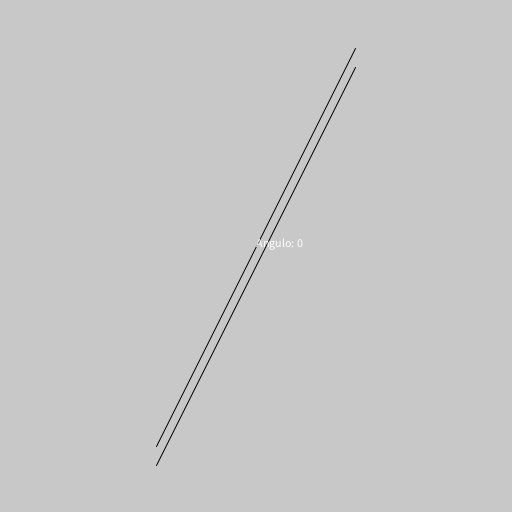
Frame 1 (no input)
Frame 60 (the mouse pressed at the canvas centre just before this capture): identical to frame 1, image omitted
Frame 120 (the mouse held since frame 60 and released just before this capture): identical to frame 1, image omitted

The Processing sketch that drew this single still picture (run headless with seeded random() and noise(); from frame 60 on, the mouse is pressed at the canvas centre):

// Processing sketch: lineas_paralelas
// ── lineas_paralelas.pde
Linea linea1;
Linea linea2;
void setup(){
  size(512, 512);
  linea1 = new Linea(-1.999999999,9);
  linea2 = new Linea(-2.00,-10);
}

void draw() {
  background(200);
  translate(256,256);
  linea1.Dibujar();
  linea2.Dibujar();
  float theta = calcularAngulo(linea1, linea2);
  PVector punto = calcularInterseccion(linea1, linea2);
  println(punto);
  ellipse(punto.x, punto.y, 10,10);
  String msg = "Angulo: " + str(round(degrees(theta))); 
  text(msg, 0, -10);
  //linea2.m +=0.1;
}

float calcularAngulo(Linea l1, Linea l2) {
  float num = l2.m - l1.m;
  float dem = 1 + l1.m*l2.m;
  float theta = atan2(num, dem);
  return theta;
}


PVector calcularInterseccion(Linea l1, Linea l2) {
  PVector punto = new PVector();
  punto.x = (l2.b-l1.b) / (l1.m-l2.m);
  punto.y = (l1.m*l2.b-l2.m*l1.b) / (l1.m-l2.m);
  return punto;
}

// ── Linea.pde
class Linea {
  float m; // Pendiente
  float b; // Desplazamiento
  
  Linea() {
    m =  1;
    b = 0;
  }
  
  Linea(float _m, float _b) {
    m = _m;
    b = _b;
  }

  void Dibujar() {
    strokeCap(ROUND);
    beginShape();   
    for (float x = -100.0; x < 100; x++) {
      float y = m*x+b;
      vertex(x,y);
    }
    endShape();
    
  }
}
